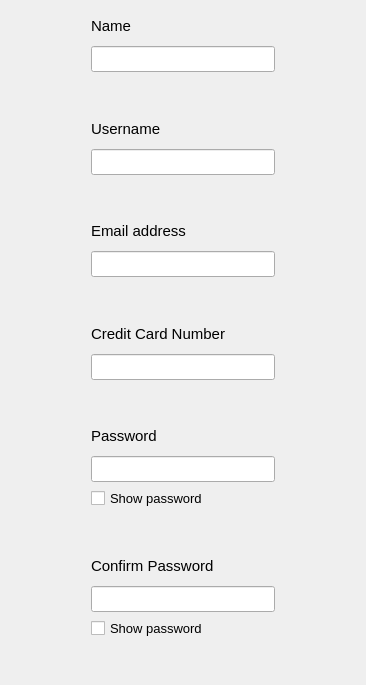
             <widget class="QWidget" name="scrollAreaWidgetContents">
              <property name="geometry">
               <rect>
                <x>0</x>
                <y>0</y>
                <width>366</width>
                <height>685</height>
               </rect>
              </property>
              <layout class="QGridLayout" name="gridLayout_10">
               <item row="0" column="0">
                <layout class="QGridLayout" name="gridLayout_9" rowstretch="0,0,0,0,0,0,0,0,0,0,0,0,0,0,0,0,0,0,0,0">
                 <item row="16" column="1">
                  <widget class="QLabel" name="label_14">
                   <property name="font">
                    <font>
                     <pointsize>11</pointsize>
                     <fontweight>DemiBold</fontweight>
                    </font>
                   </property>
                   <property name="text">
                    <string>Confirm Password</string>
                   </property>
                  </widget>
                 </item>
                 <item row="4" column="1">
                  <widget class="QLineEdit" name="usernameOnSignUpLineEdit">
                   <property name="font">
                    <font>
                     <pointsize>11</pointsize>
                    </font>
                   </property>
                  </widget>
                 </item>
                 <item row="7" column="1">
                  <widget class="QLineEdit" name="emailAddressLineEdit">
                   <property name="font">
                    <font>
                     <pointsize>11</pointsize>
                    </font>
                   </property>
                  </widget>
                 </item>
                 <item row="0" column="0">
                  <spacer name="horizontalSpacer_15">
                   <property name="orientation">
                    <enum>Qt::Orientation::Horizontal</enum>
                   </property>
                   <property name="sizeType">
                    <enum>QSizePolicy::Policy::Fixed</enum>
                   </property>
                   <property name="sizeHint" stdset="0">
                    <size>
                     <width>80</width>
                     <height>20</height>
                    </size>
                   </property>
                  </spacer>
                 </item>
                 <item row="12" column="1">
                  <widget class="QLabel" name="label_11">
                   <property name="font">
                    <font>
                     <pointsize>11</pointsize>
                     <italic>false</italic>
                     <fontweight>DemiBold</fontweight>
                    </font>
                   </property>
                   <property name="text">
                    <string>Password</string>
                   </property>
                  </widget>
                 </item>
                 <item row="8" column="1">
                  <widget class="QLabel" name="emailAddressComment">
                   <property name="text">
                    <string/>
                   </property>
                  </widget>
                 </item>
                 <item row="1" column="1">
                  <widget class="QLineEdit" name="nameOnSignUpLineEdit">
                   <property name="font">
                    <font>
                     <pointsize>11</pointsize>
                    </font>
                   </property>
                  </widget>
                 </item>
                 <item row="11" column="1">
                  <widget class="QLabel" name="creditCardNumberComment">
                   <property name="text">
                    <string/>
                   </property>
                  </widget>
                 </item>
                 <item row="19" column="1">
                  <widget class="QLabel" name="confirmPasswordComment">
                   <property name="text">
                    <string/>
                   </property>
                  </widget>
                 </item>
                 <item row="18" column="1">
                  <widget class="QCheckBox" name="showPasswordConfirmedSignUp">
                   <property name="font">
                    <font>
                     <pointsize>10</pointsize>
                    </font>
                   </property>
                   <property name="text">
                    <string>Show password</string>
                   </property>
                  </widget>
                 </item>
                 <item row="0" column="1">
                  <widget class="QLabel" name="label_8">
                   <property name="font">
                    <font>
                     <pointsize>11</pointsize>
                     <fontweight>DemiBold</fontweight>
                    </font>
                   </property>
                   <property name="text">
                    <string>Name</string>
                   </property>
                  </widget>
                 </item>
                 <item row="3" column="1">
                  <widget class="QLabel" name="label_10">
                   <property name="font">
                    <font>
                     <pointsize>11</pointsize>
                     <fontweight>DemiBold</fontweight>
                    </font>
                   </property>
                   <property name="text">
                    <string>Username</string>
                   </property>
                  </widget>
                 </item>
                 <item row="0" column="2">
                  <spacer name="horizontalSpacer_17">
                   <property name="orientation">
                    <enum>Qt::Orientation::Horizontal</enum>
                   </property>
                   <property name="sizeType">
                    <enum>QSizePolicy::Policy::Fixed</enum>
                   </property>
                   <property name="sizeHint" stdset="0">
                    <size>
                     <width>80</width>
                     <height>20</height>
                    </size>
                   </property>
                  </spacer>
                 </item>
                 <item row="10" column="1">
                  <widget class="QLineEdit" name="creditCardNumberLineEdit">
                   <property name="font">
                    <font>
                     <pointsize>11</pointsize>
                    </font>
                   </property>
                   <property name="text">
                    <string/>
                   </property>
                  </widget>
                 </item>
                 <item row="13" column="1">
                  <widget class="QLineEdit" name="passwordLineEdit">
                   <property name="font">
                    <font>
                     <pointsize>11</pointsize>
                    </font>
                   </property>
                   <property name="echoMode">
                    <enum>QLineEdit::EchoMode::Password</enum>
                   </property>
                  </widget>
                 </item>
                 <item row="6" column="1">
                  <widget class="QLabel" name="label_12">
                   <property name="font">
                    <font>
                     <pointsize>11</pointsize>
                     <fontweight>DemiBold</fontweight>
                    </font>
                   </property>
                   <property name="text">
                    <string>Email address</string>
                   </property>
                  </widget>
                 </item>
                 <item row="5" column="1">
                  <widget class="QLabel" name="userNameComment">
                   <property name="text">
                    <string/>
                   </property>
                  </widget>
                 </item>
                 <item row="17" column="1">
                  <widget class="QLineEdit" name="confirmPasswordLineEdit">
                   <property name="font">
                    <font>
                     <pointsize>11</pointsize>
                    </font>
                   </property>
                   <property name="echoMode">
                    <enum>QLineEdit::EchoMode::Password</enum>
                   </property>
                  </widget>
                 </item>
                 <item row="14" column="1">
                  <widget class="QCheckBox" name="showPasswordSignUp">
                   <property name="font">
                    <font>
                     <pointsize>10</pointsize>
                    </font>
                   </property>
                   <property name="text">
                    <string>Show password</string>
                   </property>
                  </widget>
                 </item>
                 <item row="2" column="1">
                  <widget class="QLabel" name="nameComment">
                   <property name="text">
                    <string/>
                   </property>
                  </widget>
                 </item>
                 <item row="9" column="1">
                  <widget class="QLabel" name="label_13">
                   <property name="font">
                    <font>
                     <pointsize>11</pointsize>
                     <fontweight>DemiBold</fontweight>
                    </font>
                   </property>
                   <property name="text">
                    <string>Credit Card Number</string>
                   </property>
                  </widget>
                 </item>
                 <item row="15" column="1">
                  <widget class="QLabel" name="passwordComment">
                   <property name="text">
                    <string/>
                   </property>
                  </widget>
                 </item>
                </layout>
               </item>
              </layout>
             </widget>
